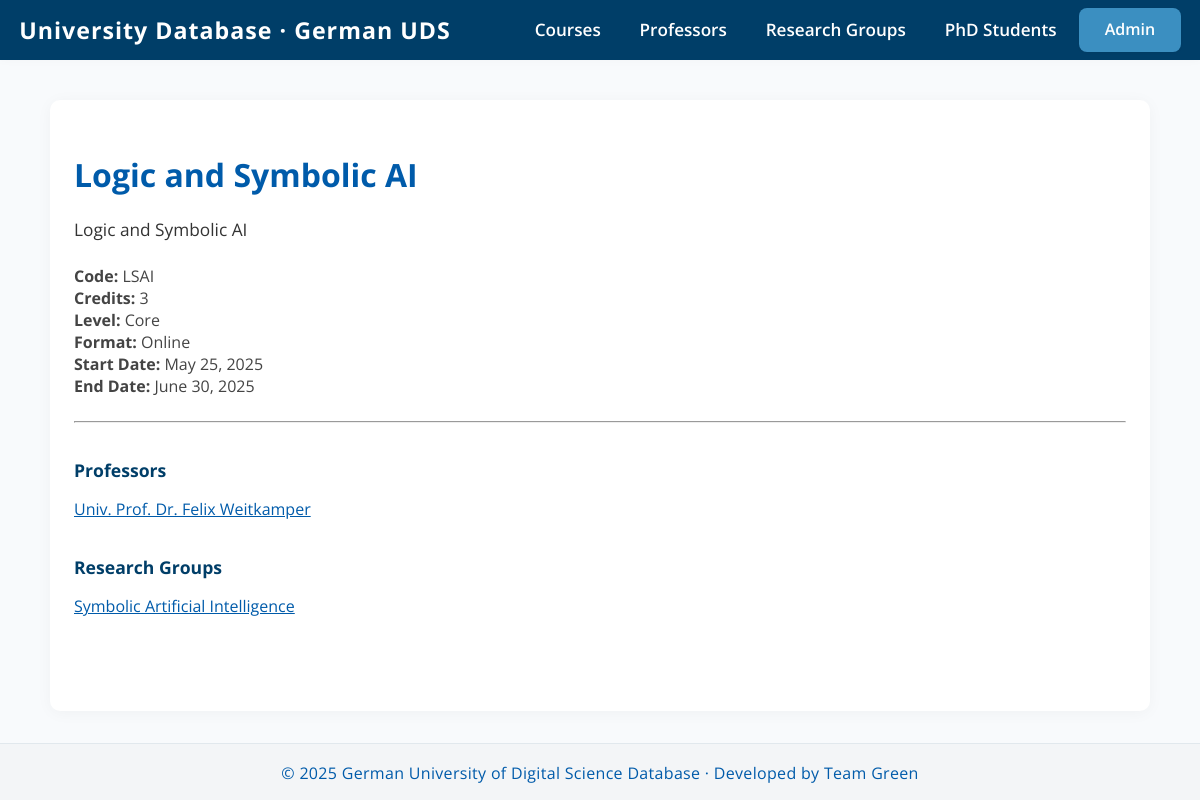
The page /courses/1/ on the database its author committed.
### university/models.py (models this page shows, shortened)
class Course(models.Model):
    name = models.CharField(max_length=255)
    description = models.TextField()
    image_url = models.URLField(blank=True)
    credits = models.PositiveSmallIntegerField()
    code = models.CharField(max_length=20, unique=True)
    start_date = models.DateField()
    end_date = models.DateField()
    format = models.CharField(max_length=50)
    level = models.CharField(max_length=50)
    professors = models.ManyToManyField(Professor, related_name='courses', through='ProfessorCourse')
    research_groups = models.ManyToManyField(ResearchGroup, related_name='courses', through='CourseResearch')

class Professor(models.Model):
    title = models.CharField(max_length=50)
    name = models.CharField(max_length=255)
    position = models.CharField(max_length=255)
    research_group = models.OneToOneField(
        ResearchGroup, related_name='main_professor',  # update related_name to avoid clash
        on_delete=models.SET_NULL,
        null=True,
        blank=True
    )
    bio = models.TextField(blank=True)
    image_url = models.URLField(blank=True)
    def __str__(self):
        return f"{self.title} {self.name}"

class ResearchGroup(models.Model):
    name = models.CharField(max_length=255)
    description = models.TextField()
    lead_professor = models.OneToOneField(
        'Professor',
        on_delete=models.SET_NULL,
        null=True,
        blank=True,
        related_name='leads_research_group'
    )

### university/views.py (the view)
# urls.py: path('courses/<int:pk>/', views.course_detail, name='course_detail'),
def course_detail(request, pk):
    course = get_object_or_404(Course, pk=pk)
    return render(request, 'university/course_detail.html', {'course': course})

### university/templates/university/course_detail.html (shortened to what this page needs)
{% extends "university/base.html" %}
{% block content %}
<h1 style="color:#005baa;">{{ course.name }}</h1>
<p style="font-size:1.08em; color:#333;">{{ course.description }}</p>
<div style="margin:1.5em 0; color:#444;">
  <strong>Code:</strong> {{ course.code }}<br>
  <strong>Credits:</strong> {{ course.credits }}<br>
  <strong>Level:</strong> {{ course.level }}<br>
  <strong>Format:</strong> {{ course.format }}<br>
  <strong>Start Date:</strong> {{ course.start_date }}<br>
  <strong>End Date:</strong> {{ course.end_date }}
</div>
<hr>
<h2 style="font-size:1.1em; color:#003e68; margin-top:2em;">Professors</h2>
<ul style="list-style:none; padding:0;">
  {% for professor in course.professors.all %}
    <li style="margin-bottom:0.7em;">
      <a href="{% url 'professor_detail' professor.id %}" style="color:#005baa;">
        {{ professor }}
      </a>
    </li>
  {% empty %}
    <li>No professors assigned.</li>
  {% endfor %}
</ul>
<h2 style="font-size:1.1em; color:#003e68; margin-top:2em;">Research Groups</h2>
<ul style="list-style:none; padding:0;">
  {% for group in course.research_groups.all %}
    <li style="margin-bottom:0.7em;">
      <a href="{% url 'researchgroup_detail' group.id %}" style="color:#005baa;">
        {{ group.name }}
      </a>
    </li>
  {% empty %}
    <li>No research groups associated.</li>
  {% endfor %}
</ul>
{% endblock %}

### university/templates/university/base.html (style rules this page uses)
:root { --primary: #005baa; --secondary: #3b8fc1; --light-bg: #f8fafc; --white: #fff; --nav-bg: #003e68; --nav-text: #fff; --nav-hover: #e1e8ed; --footer-bg: #f3f5f7; --footer-text: #005baa; --body-text: #222; }
html { box-sizing: border-box; font-size: 16px; }
*, *:before, *:after { box-sizing: inherit; }
body { margin: 0; font-family: 'Open Sans', Arial, Helvetica, sans-serif; background: var(--light-bg); color: var(--body-text); min-height: 100vh; display: flex; flex-direction: column; font-size: 1rem; }

### rows shown on the page
Course: name "Logic and Symbolic AI", description "Logic and Symbolic AI", code "LSAI", credits "3", level "Core", format "Online", start_date "May 25, 2025", end_date "June 30, 2025"
Professor: title+name "Univ. Prof. Dr. Felix Weitkamper"
ResearchGroup: name "Symbolic Artificial Intelligence"
